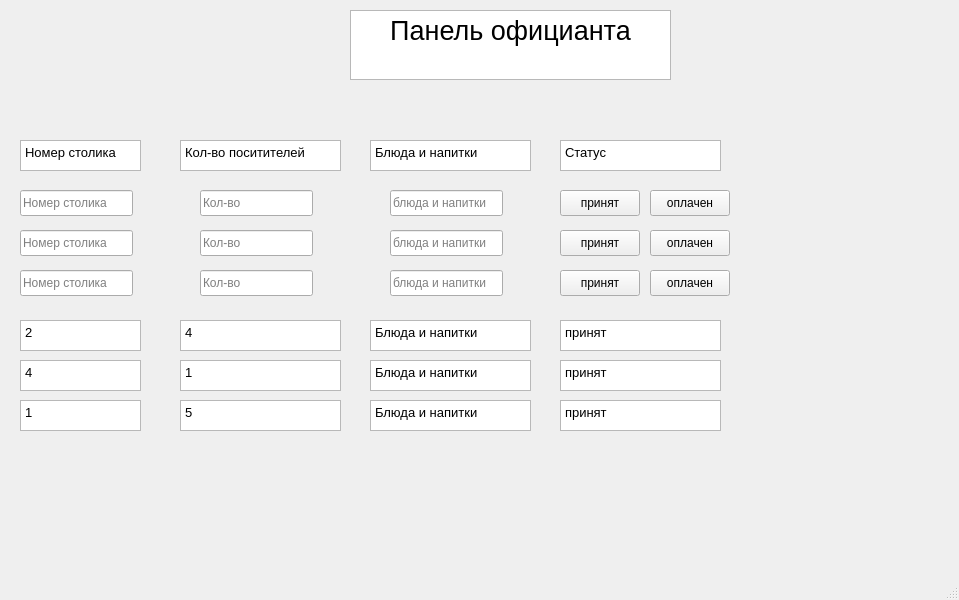
<?xml version="1.0" encoding="UTF-8"?>
<ui version="4.0">
 <class>MainWindow</class>
 <widget class="QMainWindow" name="MainWindow">
  <property name="geometry">
   <rect>
    <x>0</x>
    <y>0</y>
    <width>959</width>
    <height>600</height>
   </rect>
  </property>
  <property name="windowTitle">
   <string>MainWindow</string>
  </property>
  <widget class="QWidget" name="centralwidget">
   <widget class="QTextEdit" name="textEdit">
    <property name="geometry">
     <rect>
      <x>350</x>
      <y>10</y>
      <width>321</width>
      <height>70</height>
     </rect>
    </property>
    <property name="html">
     <string>&lt;!DOCTYPE HTML PUBLIC &quot;-//W3C//DTD HTML 4.0//EN&quot; &quot;http://www.w3.org/TR/REC-html40/strict.dtd&quot;&gt;
&lt;html&gt;&lt;head&gt;&lt;meta name=&quot;qrichtext&quot; content=&quot;1&quot; /&gt;&lt;style type=&quot;text/css&quot;&gt;
p, li { white-space: pre-wrap; }
&lt;/style&gt;&lt;/head&gt;&lt;body style=&quot; font-family:'Open Sans'; font-size:10pt; font-weight:400; font-style:normal;&quot;&gt;
&lt;p align=&quot;center&quot; style=&quot; margin-top:0px; margin-bottom:0px; margin-left:0px; margin-right:0px; -qt-block-indent:0; text-indent:0px;&quot;&gt;&lt;span style=&quot; font-size:20pt;&quot;&gt;Панель официанта&lt;/span&gt;&lt;/p&gt;&lt;/body&gt;&lt;/html&gt;</string>
    </property>
   </widget>
   <widget class="QTextEdit" name="textEdit_2">
    <property name="geometry">
     <rect>
      <x>20</x>
      <y>140</y>
      <width>121</width>
      <height>31</height>
     </rect>
    </property>
    <property name="html">
     <string>&lt;!DOCTYPE HTML PUBLIC &quot;-//W3C//DTD HTML 4.0//EN&quot; &quot;http://www.w3.org/TR/REC-html40/strict.dtd&quot;&gt;
&lt;html&gt;&lt;head&gt;&lt;meta name=&quot;qrichtext&quot; content=&quot;1&quot; /&gt;&lt;style type=&quot;text/css&quot;&gt;
p, li { white-space: pre-wrap; }
&lt;/style&gt;&lt;/head&gt;&lt;body style=&quot; font-family:'Open Sans'; font-size:10pt; font-weight:400; font-style:normal;&quot;&gt;
&lt;p style=&quot; margin-top:0px; margin-bottom:0px; margin-left:0px; margin-right:0px; -qt-block-indent:0; text-indent:0px;&quot;&gt;Номер столика&lt;/p&gt;&lt;/body&gt;&lt;/html&gt;</string>
    </property>
   </widget>
   <widget class="QTextEdit" name="textEdit_3">
    <property name="geometry">
     <rect>
      <x>180</x>
      <y>140</y>
      <width>161</width>
      <height>31</height>
     </rect>
    </property>
    <property name="html">
     <string>&lt;!DOCTYPE HTML PUBLIC &quot;-//W3C//DTD HTML 4.0//EN&quot; &quot;http://www.w3.org/TR/REC-html40/strict.dtd&quot;&gt;
&lt;html&gt;&lt;head&gt;&lt;meta name=&quot;qrichtext&quot; content=&quot;1&quot; /&gt;&lt;style type=&quot;text/css&quot;&gt;
p, li { white-space: pre-wrap; }
&lt;/style&gt;&lt;/head&gt;&lt;body style=&quot; font-family:'Open Sans'; font-size:10pt; font-weight:400; font-style:normal;&quot;&gt;
&lt;p style=&quot; margin-top:0px; margin-bottom:0px; margin-left:0px; margin-right:0px; -qt-block-indent:0; text-indent:0px;&quot;&gt;Кол-во поситителей&lt;/p&gt;&lt;/body&gt;&lt;/html&gt;</string>
    </property>
   </widget>
   <widget class="QTextEdit" name="textEdit_4">
    <property name="geometry">
     <rect>
      <x>370</x>
      <y>140</y>
      <width>161</width>
      <height>31</height>
     </rect>
    </property>
    <property name="html">
     <string>&lt;!DOCTYPE HTML PUBLIC &quot;-//W3C//DTD HTML 4.0//EN&quot; &quot;http://www.w3.org/TR/REC-html40/strict.dtd&quot;&gt;
&lt;html&gt;&lt;head&gt;&lt;meta name=&quot;qrichtext&quot; content=&quot;1&quot; /&gt;&lt;style type=&quot;text/css&quot;&gt;
p, li { white-space: pre-wrap; }
&lt;/style&gt;&lt;/head&gt;&lt;body style=&quot; font-family:'Open Sans'; font-size:10pt; font-weight:400; font-style:normal;&quot;&gt;
&lt;p style=&quot; margin-top:0px; margin-bottom:0px; margin-left:0px; margin-right:0px; -qt-block-indent:0; text-indent:0px;&quot;&gt;Блюда и напитки&lt;/p&gt;&lt;/body&gt;&lt;/html&gt;</string>
    </property>
   </widget>
   <widget class="QTextEdit" name="textEdit_5">
    <property name="geometry">
     <rect>
      <x>560</x>
      <y>140</y>
      <width>161</width>
      <height>31</height>
     </rect>
    </property>
    <property name="html">
     <string>&lt;!DOCTYPE HTML PUBLIC &quot;-//W3C//DTD HTML 4.0//EN&quot; &quot;http://www.w3.org/TR/REC-html40/strict.dtd&quot;&gt;
&lt;html&gt;&lt;head&gt;&lt;meta name=&quot;qrichtext&quot; content=&quot;1&quot; /&gt;&lt;style type=&quot;text/css&quot;&gt;
p, li { white-space: pre-wrap; }
&lt;/style&gt;&lt;/head&gt;&lt;body style=&quot; font-family:'Open Sans'; font-size:10pt; font-weight:400; font-style:normal;&quot;&gt;
&lt;p style=&quot; margin-top:0px; margin-bottom:0px; margin-left:0px; margin-right:0px; -qt-block-indent:0; text-indent:0px;&quot;&gt;Статус&lt;/p&gt;&lt;/body&gt;&lt;/html&gt;</string>
    </property>
   </widget>
   <widget class="QLineEdit" name="Namber_table">
    <property name="geometry">
     <rect>
      <x>20</x>
      <y>190</y>
      <width>113</width>
      <height>26</height>
     </rect>
    </property>
    <property name="placeholderText">
     <string>Номер столика</string>
    </property>
   </widget>
   <widget class="QLineEdit" name="Namber_table_2">
    <property name="geometry">
     <rect>
      <x>20</x>
      <y>230</y>
      <width>113</width>
      <height>26</height>
     </rect>
    </property>
    <property name="placeholderText">
     <string>Номер столика</string>
    </property>
   </widget>
   <widget class="QLineEdit" name="Namber_table_3">
    <property name="geometry">
     <rect>
      <x>20</x>
      <y>270</y>
      <width>113</width>
      <height>26</height>
     </rect>
    </property>
    <property name="placeholderText">
     <string>Номер столика</string>
    </property>
   </widget>
   <widget class="QLineEdit" name="poset">
    <property name="geometry">
     <rect>
      <x>200</x>
      <y>190</y>
      <width>113</width>
      <height>26</height>
     </rect>
    </property>
    <property name="placeholderText">
     <string>Кол-во</string>
    </property>
   </widget>
   <widget class="QLineEdit" name="poset_3">
    <property name="geometry">
     <rect>
      <x>200</x>
      <y>270</y>
      <width>113</width>
      <height>26</height>
     </rect>
    </property>
    <property name="placeholderText">
     <string>Кол-во</string>
    </property>
   </widget>
   <widget class="QLineEdit" name="poset_2">
    <property name="geometry">
     <rect>
      <x>200</x>
      <y>230</y>
      <width>113</width>
      <height>26</height>
     </rect>
    </property>
    <property name="placeholderText">
     <string>Кол-во</string>
    </property>
   </widget>
   <widget class="QLineEdit" name="foot">
    <property name="geometry">
     <rect>
      <x>390</x>
      <y>190</y>
      <width>113</width>
      <height>26</height>
     </rect>
    </property>
    <property name="placeholderText">
     <string>блюда и напитки</string>
    </property>
   </widget>
   <widget class="QLineEdit" name="foot_3">
    <property name="geometry">
     <rect>
      <x>390</x>
      <y>270</y>
      <width>113</width>
      <height>26</height>
     </rect>
    </property>
    <property name="placeholderText">
     <string>блюда и напитки</string>
    </property>
   </widget>
   <widget class="QLineEdit" name="foot_2">
    <property name="geometry">
     <rect>
      <x>390</x>
      <y>230</y>
      <width>113</width>
      <height>26</height>
     </rect>
    </property>
    <property name="placeholderText">
     <string>блюда и напитки</string>
    </property>
   </widget>
   <widget class="QPushButton" name="enter">
    <property name="geometry">
     <rect>
      <x>560</x>
      <y>190</y>
      <width>80</width>
      <height>26</height>
     </rect>
    </property>
    <property name="text">
     <string>принят</string>
    </property>
   </widget>
   <widget class="QPushButton" name="buy">
    <property name="geometry">
     <rect>
      <x>650</x>
      <y>190</y>
      <width>80</width>
      <height>26</height>
     </rect>
    </property>
    <property name="text">
     <string>оплачен</string>
    </property>
   </widget>
   <widget class="QPushButton" name="enter_2">
    <property name="geometry">
     <rect>
      <x>560</x>
      <y>230</y>
      <width>80</width>
      <height>26</height>
     </rect>
    </property>
    <property name="text">
     <string>принят</string>
    </property>
   </widget>
   <widget class="QPushButton" name="buy_2">
    <property name="geometry">
     <rect>
      <x>650</x>
      <y>230</y>
      <width>80</width>
      <height>26</height>
     </rect>
    </property>
    <property name="text">
     <string>оплачен</string>
    </property>
   </widget>
   <widget class="QPushButton" name="enter_3">
    <property name="geometry">
     <rect>
      <x>560</x>
      <y>270</y>
      <width>80</width>
      <height>26</height>
     </rect>
    </property>
    <property name="text">
     <string>принят</string>
    </property>
   </widget>
   <widget class="QPushButton" name="buy_3">
    <property name="geometry">
     <rect>
      <x>650</x>
      <y>270</y>
      <width>80</width>
      <height>26</height>
     </rect>
    </property>
    <property name="text">
     <string>оплачен</string>
    </property>
   </widget>
   <widget class="QTextEdit" name="kol_vo_posit">
    <property name="geometry">
     <rect>
      <x>180</x>
      <y>320</y>
      <width>161</width>
      <height>31</height>
     </rect>
    </property>
    <property name="html">
     <string>&lt;!DOCTYPE HTML PUBLIC &quot;-//W3C//DTD HTML 4.0//EN&quot; &quot;http://www.w3.org/TR/REC-html40/strict.dtd&quot;&gt;
&lt;html&gt;&lt;head&gt;&lt;meta name=&quot;qrichtext&quot; content=&quot;1&quot; /&gt;&lt;style type=&quot;text/css&quot;&gt;
p, li { white-space: pre-wrap; }
&lt;/style&gt;&lt;/head&gt;&lt;body style=&quot; font-family:'Open Sans'; font-size:10pt; font-weight:400; font-style:normal;&quot;&gt;
&lt;p style=&quot; margin-top:0px; margin-bottom:0px; margin-left:0px; margin-right:0px; -qt-block-indent:0; text-indent:0px;&quot;&gt;4&lt;/p&gt;&lt;/body&gt;&lt;/html&gt;</string>
    </property>
   </widget>
   <widget class="QTextEdit" name="numder_show">
    <property name="geometry">
     <rect>
      <x>20</x>
      <y>320</y>
      <width>121</width>
      <height>31</height>
     </rect>
    </property>
    <property name="html">
     <string>&lt;!DOCTYPE HTML PUBLIC &quot;-//W3C//DTD HTML 4.0//EN&quot; &quot;http://www.w3.org/TR/REC-html40/strict.dtd&quot;&gt;
&lt;html&gt;&lt;head&gt;&lt;meta name=&quot;qrichtext&quot; content=&quot;1&quot; /&gt;&lt;style type=&quot;text/css&quot;&gt;
p, li { white-space: pre-wrap; }
&lt;/style&gt;&lt;/head&gt;&lt;body style=&quot; font-family:'Open Sans'; font-size:10pt; font-weight:400; font-style:normal;&quot;&gt;
&lt;p style=&quot; margin-top:0px; margin-bottom:0px; margin-left:0px; margin-right:0px; -qt-block-indent:0; text-indent:0px;&quot;&gt;2&lt;/p&gt;&lt;/body&gt;&lt;/html&gt;</string>
    </property>
   </widget>
   <widget class="QTextEdit" name="state_show">
    <property name="geometry">
     <rect>
      <x>560</x>
      <y>320</y>
      <width>161</width>
      <height>31</height>
     </rect>
    </property>
    <property name="html">
     <string>&lt;!DOCTYPE HTML PUBLIC &quot;-//W3C//DTD HTML 4.0//EN&quot; &quot;http://www.w3.org/TR/REC-html40/strict.dtd&quot;&gt;
&lt;html&gt;&lt;head&gt;&lt;meta name=&quot;qrichtext&quot; content=&quot;1&quot; /&gt;&lt;style type=&quot;text/css&quot;&gt;
p, li { white-space: pre-wrap; }
&lt;/style&gt;&lt;/head&gt;&lt;body style=&quot; font-family:'Open Sans'; font-size:10pt; font-weight:400; font-style:normal;&quot;&gt;
&lt;p style=&quot; margin-top:0px; margin-bottom:0px; margin-left:0px; margin-right:0px; -qt-block-indent:0; text-indent:0px;&quot;&gt;принят&lt;/p&gt;&lt;/body&gt;&lt;/html&gt;</string>
    </property>
   </widget>
   <widget class="QTextEdit" name="foot_show">
    <property name="geometry">
     <rect>
      <x>370</x>
      <y>320</y>
      <width>161</width>
      <height>31</height>
     </rect>
    </property>
    <property name="html">
     <string>&lt;!DOCTYPE HTML PUBLIC &quot;-//W3C//DTD HTML 4.0//EN&quot; &quot;http://www.w3.org/TR/REC-html40/strict.dtd&quot;&gt;
&lt;html&gt;&lt;head&gt;&lt;meta name=&quot;qrichtext&quot; content=&quot;1&quot; /&gt;&lt;style type=&quot;text/css&quot;&gt;
p, li { white-space: pre-wrap; }
&lt;/style&gt;&lt;/head&gt;&lt;body style=&quot; font-family:'Open Sans'; font-size:10pt; font-weight:400; font-style:normal;&quot;&gt;
&lt;p style=&quot; margin-top:0px; margin-bottom:0px; margin-left:0px; margin-right:0px; -qt-block-indent:0; text-indent:0px;&quot;&gt;Блюда и напитки&lt;/p&gt;&lt;/body&gt;&lt;/html&gt;</string>
    </property>
   </widget>
   <widget class="QTextEdit" name="kol_vo_posit_2">
    <property name="geometry">
     <rect>
      <x>180</x>
      <y>360</y>
      <width>161</width>
      <height>31</height>
     </rect>
    </property>
    <property name="html">
     <string>&lt;!DOCTYPE HTML PUBLIC &quot;-//W3C//DTD HTML 4.0//EN&quot; &quot;http://www.w3.org/TR/REC-html40/strict.dtd&quot;&gt;
&lt;html&gt;&lt;head&gt;&lt;meta name=&quot;qrichtext&quot; content=&quot;1&quot; /&gt;&lt;style type=&quot;text/css&quot;&gt;
p, li { white-space: pre-wrap; }
&lt;/style&gt;&lt;/head&gt;&lt;body style=&quot; font-family:'Open Sans'; font-size:10pt; font-weight:400; font-style:normal;&quot;&gt;
&lt;p style=&quot; margin-top:0px; margin-bottom:0px; margin-left:0px; margin-right:0px; -qt-block-indent:0; text-indent:0px;&quot;&gt;1&lt;/p&gt;&lt;/body&gt;&lt;/html&gt;</string>
    </property>
   </widget>
   <widget class="QTextEdit" name="numder_2_show">
    <property name="geometry">
     <rect>
      <x>20</x>
      <y>360</y>
      <width>121</width>
      <height>31</height>
     </rect>
    </property>
    <property name="html">
     <string>&lt;!DOCTYPE HTML PUBLIC &quot;-//W3C//DTD HTML 4.0//EN&quot; &quot;http://www.w3.org/TR/REC-html40/strict.dtd&quot;&gt;
&lt;html&gt;&lt;head&gt;&lt;meta name=&quot;qrichtext&quot; content=&quot;1&quot; /&gt;&lt;style type=&quot;text/css&quot;&gt;
p, li { white-space: pre-wrap; }
&lt;/style&gt;&lt;/head&gt;&lt;body style=&quot; font-family:'Open Sans'; font-size:10pt; font-weight:400; font-style:normal;&quot;&gt;
&lt;p style=&quot; margin-top:0px; margin-bottom:0px; margin-left:0px; margin-right:0px; -qt-block-indent:0; text-indent:0px;&quot;&gt;4&lt;/p&gt;&lt;/body&gt;&lt;/html&gt;</string>
    </property>
   </widget>
   <widget class="QTextEdit" name="state_show_2">
    <property name="geometry">
     <rect>
      <x>560</x>
      <y>360</y>
      <width>161</width>
      <height>31</height>
     </rect>
    </property>
    <property name="html">
     <string>&lt;!DOCTYPE HTML PUBLIC &quot;-//W3C//DTD HTML 4.0//EN&quot; &quot;http://www.w3.org/TR/REC-html40/strict.dtd&quot;&gt;
&lt;html&gt;&lt;head&gt;&lt;meta name=&quot;qrichtext&quot; content=&quot;1&quot; /&gt;&lt;style type=&quot;text/css&quot;&gt;
p, li { white-space: pre-wrap; }
&lt;/style&gt;&lt;/head&gt;&lt;body style=&quot; font-family:'Open Sans'; font-size:10pt; font-weight:400; font-style:normal;&quot;&gt;
&lt;p style=&quot; margin-top:0px; margin-bottom:0px; margin-left:0px; margin-right:0px; -qt-block-indent:0; text-indent:0px;&quot;&gt;принят&lt;/p&gt;&lt;/body&gt;&lt;/html&gt;</string>
    </property>
   </widget>
   <widget class="QTextEdit" name="foot_show_2">
    <property name="geometry">
     <rect>
      <x>370</x>
      <y>360</y>
      <width>161</width>
      <height>31</height>
     </rect>
    </property>
    <property name="html">
     <string>&lt;!DOCTYPE HTML PUBLIC &quot;-//W3C//DTD HTML 4.0//EN&quot; &quot;http://www.w3.org/TR/REC-html40/strict.dtd&quot;&gt;
&lt;html&gt;&lt;head&gt;&lt;meta name=&quot;qrichtext&quot; content=&quot;1&quot; /&gt;&lt;style type=&quot;text/css&quot;&gt;
p, li { white-space: pre-wrap; }
&lt;/style&gt;&lt;/head&gt;&lt;body style=&quot; font-family:'Open Sans'; font-size:10pt; font-weight:400; font-style:normal;&quot;&gt;
&lt;p style=&quot; margin-top:0px; margin-bottom:0px; margin-left:0px; margin-right:0px; -qt-block-indent:0; text-indent:0px;&quot;&gt;Блюда и напитки&lt;/p&gt;&lt;/body&gt;&lt;/html&gt;</string>
    </property>
   </widget>
   <widget class="QTextEdit" name="kol_vo_posit_3">
    <property name="geometry">
     <rect>
      <x>180</x>
      <y>400</y>
      <width>161</width>
      <height>31</height>
     </rect>
    </property>
    <property name="html">
     <string>&lt;!DOCTYPE HTML PUBLIC &quot;-//W3C//DTD HTML 4.0//EN&quot; &quot;http://www.w3.org/TR/REC-html40/strict.dtd&quot;&gt;
&lt;html&gt;&lt;head&gt;&lt;meta name=&quot;qrichtext&quot; content=&quot;1&quot; /&gt;&lt;style type=&quot;text/css&quot;&gt;
p, li { white-space: pre-wrap; }
&lt;/style&gt;&lt;/head&gt;&lt;body style=&quot; font-family:'Open Sans'; font-size:10pt; font-weight:400; font-style:normal;&quot;&gt;
&lt;p style=&quot; margin-top:0px; margin-bottom:0px; margin-left:0px; margin-right:0px; -qt-block-indent:0; text-indent:0px;&quot;&gt;5&lt;/p&gt;&lt;/body&gt;&lt;/html&gt;</string>
    </property>
   </widget>
   <widget class="QTextEdit" name="numder_3_show">
    <property name="geometry">
     <rect>
      <x>20</x>
      <y>400</y>
      <width>121</width>
      <height>31</height>
     </rect>
    </property>
    <property name="html">
     <string>&lt;!DOCTYPE HTML PUBLIC &quot;-//W3C//DTD HTML 4.0//EN&quot; &quot;http://www.w3.org/TR/REC-html40/strict.dtd&quot;&gt;
&lt;html&gt;&lt;head&gt;&lt;meta name=&quot;qrichtext&quot; content=&quot;1&quot; /&gt;&lt;style type=&quot;text/css&quot;&gt;
p, li { white-space: pre-wrap; }
&lt;/style&gt;&lt;/head&gt;&lt;body style=&quot; font-family:'Open Sans'; font-size:10pt; font-weight:400; font-style:normal;&quot;&gt;
&lt;p style=&quot; margin-top:0px; margin-bottom:0px; margin-left:0px; margin-right:0px; -qt-block-indent:0; text-indent:0px;&quot;&gt;1&lt;/p&gt;&lt;/body&gt;&lt;/html&gt;</string>
    </property>
   </widget>
   <widget class="QTextEdit" name="state_show_3">
    <property name="geometry">
     <rect>
      <x>560</x>
      <y>400</y>
      <width>161</width>
      <height>31</height>
     </rect>
    </property>
    <property name="html">
     <string>&lt;!DOCTYPE HTML PUBLIC &quot;-//W3C//DTD HTML 4.0//EN&quot; &quot;http://www.w3.org/TR/REC-html40/strict.dtd&quot;&gt;
&lt;html&gt;&lt;head&gt;&lt;meta name=&quot;qrichtext&quot; content=&quot;1&quot; /&gt;&lt;style type=&quot;text/css&quot;&gt;
p, li { white-space: pre-wrap; }
&lt;/style&gt;&lt;/head&gt;&lt;body style=&quot; font-family:'Open Sans'; font-size:10pt; font-weight:400; font-style:normal;&quot;&gt;
&lt;p style=&quot; margin-top:0px; margin-bottom:0px; margin-left:0px; margin-right:0px; -qt-block-indent:0; text-indent:0px;&quot;&gt;принят&lt;/p&gt;&lt;/body&gt;&lt;/html&gt;</string>
    </property>
   </widget>
   <widget class="QTextEdit" name="foot_show_3">
    <property name="geometry">
     <rect>
      <x>370</x>
      <y>400</y>
      <width>161</width>
      <height>31</height>
     </rect>
    </property>
    <property name="html">
     <string>&lt;!DOCTYPE HTML PUBLIC &quot;-//W3C//DTD HTML 4.0//EN&quot; &quot;http://www.w3.org/TR/REC-html40/strict.dtd&quot;&gt;
&lt;html&gt;&lt;head&gt;&lt;meta name=&quot;qrichtext&quot; content=&quot;1&quot; /&gt;&lt;style type=&quot;text/css&quot;&gt;
p, li { white-space: pre-wrap; }
&lt;/style&gt;&lt;/head&gt;&lt;body style=&quot; font-family:'Open Sans'; font-size:10pt; font-weight:400; font-style:normal;&quot;&gt;
&lt;p style=&quot; margin-top:0px; margin-bottom:0px; margin-left:0px; margin-right:0px; -qt-block-indent:0; text-indent:0px;&quot;&gt;Блюда и напитки&lt;/p&gt;&lt;/body&gt;&lt;/html&gt;</string>
    </property>
   </widget>
  </widget>
  <widget class="QMenuBar" name="menubar">
   <property name="geometry">
    <rect>
     <x>0</x>
     <y>0</y>
     <width>959</width>
     <height>23</height>
    </rect>
   </property>
  </widget>
  <widget class="QStatusBar" name="statusbar"/>
 </widget>
 <resources/>
 <connections/>
</ui>
